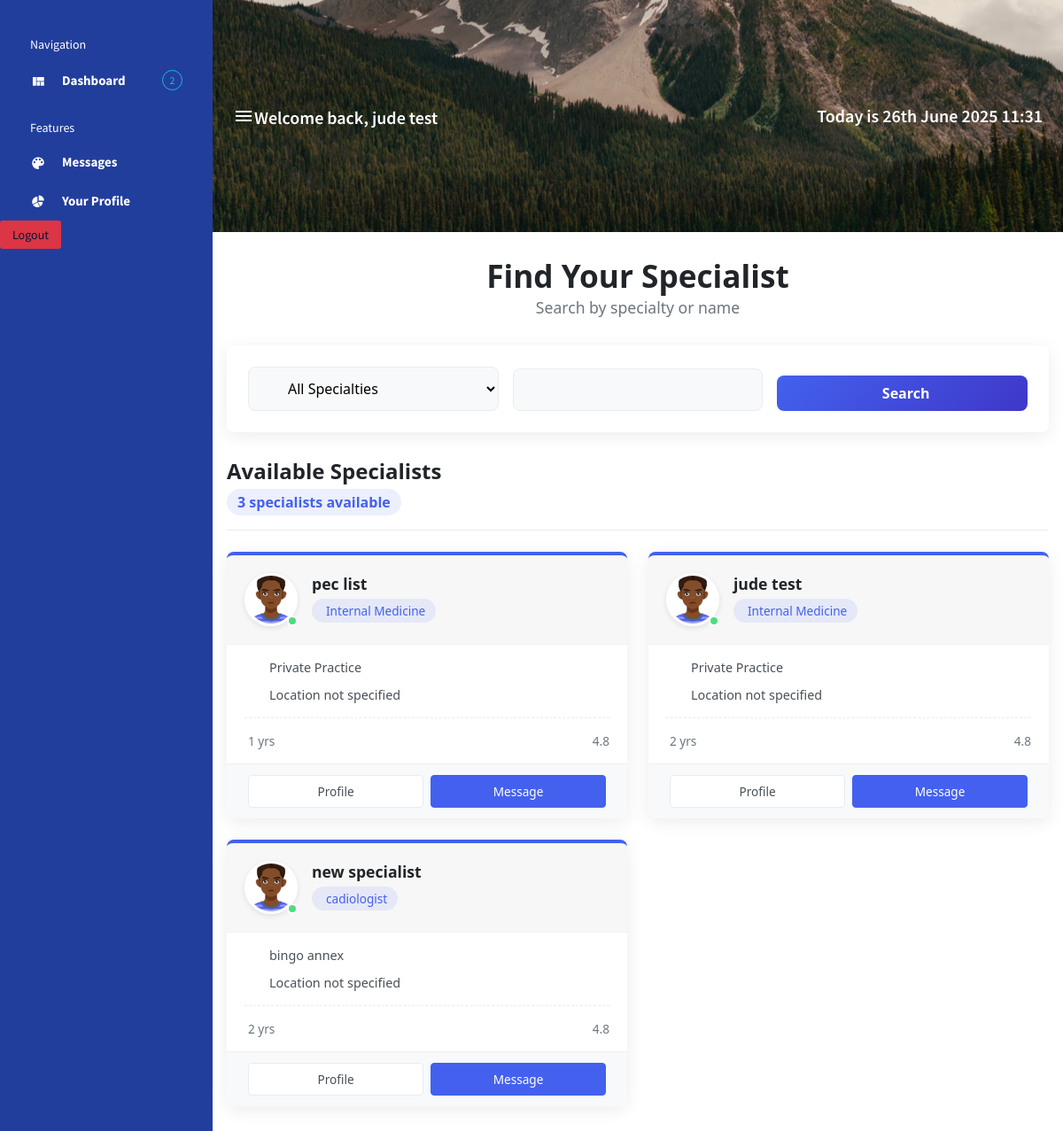
The app's page /specialists/search/ (signed in) with its own data.
### core_app/models.py (models this page shows, shortened)
class User(AbstractUser):
    username = None
    email = models.EmailField('email address', unique=True)
    phone_number = models.CharField(max_length=10)
    is_patient = models.BooleanField(default=False)
    is_specialist = models.BooleanField(default=False)
    USERNAME_FIELD = 'email'
    REQUIRED_FIELDS = ['first_name', 'last_name', 'phone_number']
    objects = UserManager()

class SpecialistProfile(models.Model):
    user = models.OneToOneField(settings.AUTH_USER_MODEL, on_delete=models.CASCADE, primary_key=True, related_name='specialist_profile')
    specialty = models.ForeignKey(Specialty, on_delete=models.SET_NULL, null=True, blank=True, related_name='specialists')
    qualifications = models.TextField(blank=True, null=True)
    experience_years = models.PositiveIntegerField(blank=True, null=True)
    consultation_fee = models.DecimalField(max_digits=10, decimal_places=2, blank=True, null=True)
    profile_picture = models.ImageField(upload_to = "specialist_profile_pic", blank=True, null=True)
    hospital = models.ForeignKey('Hospital', on_delete=models.SET_NULL, null=True, blank=True, related_name='specialists')
    specialist_id = models.CharField(max_length=20, null=True, blank=True, help_text="Required if not affiliated with a hospital"
    )

class Specialty(models.Model):
    name = models.CharField(max_length=100, unique=True)
    description = models.TextField(blank=True, null=True)
    class Meta:
        verbose_name_plural = "Specialties"
    def __str__(self):
        return self.name

class Hospital(models.Model):
    name = models.CharField(max_length=255)
    license_number = models.CharField(max_length=50, unique=True)
    address = models.TextField()
    verified = models.BooleanField(default=False)

### core_app/views.py (the view, shortened to what this page needs)
# urls.py: path("specialists/search/", SpecialistSearchView.as_view(), name="specialist_search"),
@method_decorator(login_required, name='dispatch')
class SpecialistSearchView(ListView):
    model = User
    template_name = 'specialist_search.html'
    context_object_name = 'specialists'
    paginate_by = 10  # Pagination for large result sets
    def get_queryset(self):
        form = SpecialistSearchForm(self.request.GET or None)
        queryset = User.objects.filter(is_specialist=True)
        return queryset.select_related('specialist_profile')
    def get_context_data(self, **kwargs):
        context = super().get_context_data(**kwargs)
        context['form'] = SpecialistSearchForm(self.request.GET or None)
        return context

### core_app/forms.py (shortened to what this page needs)
class SpecialistSearchForm(forms.Form):
    specialty = forms.ModelChoiceField(
        queryset=Specialty.objects.all(),
        required=False,
        empty_label="All Specialties"
    )
    name = forms.CharField(required=False)

### core_app/templates/specialist_search.html (shortened to what this page needs)
{% extends "dashboard.html" %}
{% load static %}
{% block content %}
<div class="search-container">
    <div class="search-header">
        <h1 class="search-title">Find Your Specialist</h1>
        <p class="search-subtitle">Search by specialty or name</p>
    </div>
    <div class="search-form">
        <form method="get" action="{% url 'specialist_search' %}" class="elegant-search-form">
            <div class="form-grid">
                <div class="form-group">
                    <div class="input-with-icon">
                        {{ form.specialty }}
                    </div>
                </div>
                <div class="form-group">
                    <div class="input-with-icon">
                        {{ form.name }}
                    </div>
                </div>
                <button type="submit" class="btn search-btn">
                     Search
                </button>
            </div>
        </form>
    </div>
    <div class="search-results">
        <div class="results-header">
            <h2>Available Specialists</h2>
            {% if specialists %}
                <div class="results-meta">
                    <span class="results-count">{{ page_obj.paginator.count }} specialist{{ page_obj.paginator.count|pluralize }} available</span>
                </div>
            {% endif %}
        </div>
        {% if specialists %}
            <div class="specialists-grid">
                {% for specialist in specialists %}
                    <div class="specialist-card">
                        <div class="card-header">
                            <div class="avatar-container">
                                <img src="{% static 'images\default-avatar.jpg' %}" alt="{{ specialist.get_full_name }}" class="profile-avatar">
                                <div class="online-status"></div>
                            </div>
                            <div class="specialist-info">
                                <h3>{{ specialist.get_full_name }}</h3>
                                <div class="specialty-badge">
                                    {{ specialist.specialist_profile.specialty.name|default:"General Practitioner" }}
                                </div>
                            </div>
                        </div>
                        <div class="card-body">
                            <div class="detail-row">
                                <span>{{ specialist.specialist_profile.hospital.name|default:"Private Practice" }}</span>
                            </div>
                            <div class="detail-row">
                                <span>{{ specialist.specialist_profile.location|default:"Location not specified" }}</span>
                            </div>
                            <div class="stats-row">
                                <div class="stat-item">
                                    <span>{{ specialist.specialist_profile.experience_years|default:"0" }} yrs</span>
                                </div>
                                <div class="stat-item">
                                    <span>4.8</span>
                                </div>
                            </div>
                        </div>
                        <div class="card-footer">
                            <a href="{% url 'core_app:specialist_information' %}" class="action-btn profile-btn">
                                 Profile
                            </a>
                            <a href="{% url 'compose_to_specialist' specialist.id %}" class="action-btn primary-btn">
                                 Message
                            </a>
                        </div>
                    </div>
                {% endfor %}
            </div>
        {% endif %}
    </div>
</div>
{% endblock %}

### core_app/templates/dashboard.html (shortened to what this page needs)
{% load static %}
<!DOCTYPE html>
<html lang="en">
<head>
  <link rel="stylesheet" href="{% static 'vendors/mdi/css/materialdesignicons.min.css' %}">
  <link rel="stylesheet" href="{% static 'vendors/css/vendor.bundle.base.css' %}">
  <link rel="stylesheet" href="{% static 'css/style.css' %}">
</head>
<body>
  <div class="container-scroller d-flex">
    <nav class="sidebar sidebar-offcanvas" id="sidebar">
      <ul class="nav">
        <li class="nav-item sidebar-category">
          <p>Navigation</p>
        </li>
        <li class="nav-item">
          <a class="nav-link" href="{% url 'specialist_search' %}">
            <i class="mdi mdi-view-quilt menu-icon"></i>
            <span class="menu-title">Dashboard</span>
            <div class="badge badge-info badge-pill">2</div>
          </a>
        </li>
        <li class="nav-item sidebar-category">
          <p>Features</p>
        </li>
        <li class="nav-item">
          <a class="nav-link" href="{% url 'inbox' %}" >
            <i class="mdi mdi-palette menu-icon"></i>
            <span class="menu-title">Messages</span>
          </a>
        </li>
        <li class="nav-item">
          <a class="nav-link" href="{% url 'core_app:profile' %}">
            <i class="mdi mdi-chart-pie menu-icon"></i>
            <span class="menu-title">Your Profile</span>
          </a>
        </li>
        <li class="nav-item">
          <form action="{% url 'logout' %}" method="post">
            <button class="btn bg-danger btn-sm menu-title">Logout</button>
          </form>
        </li>
      </ul>
    </nav>
    <div class="container-fluid page-body-wrapper">
      <nav class="navbar col-lg-12 col-12 px-0 py-0 py-lg-4 d-flex flex-row">
        <div class="navbar-menu-wrapper d-flex align-items-center justify-content-end">
          <button class="navbar-toggler navbar-toggler align-self-center" type="button" data-toggle="minimize">
            <span class="mdi mdi-menu"></span>
          </button>
          <h4 class="font-weight-bold mb-0 d-none d-md-block mt-1">Welcome back, {{ user.get_full_name|default:user.username }}</h4>
          <ul class="navbar-nav navbar-nav-right">
            <li class="nav-item">
              <h4 class="mb-0 font-weight-bold d-none d-xl-block">
                Today is {{ current_date }}
                {% now "jS F Y H:i" %} </h4>
            </li>
          </ul>
        </div>
      </nav>
      {% block content %}
       {% endblock content %}
    </div>
  </div>
</body>
</html>

### core_app/templates/specialist_search.html (style rules this page uses)
:root { --primary-color: #4361ee; --secondary-color: #3f37c9; --accent-color: #4895ef; --light-color: #f8f9fa; --dark-color: #212529; --success-color: #4cc9f0; --warning-color: #f72585; --border-radius: 8px; --box-shadow: 0 4px 20px rgba(0, 0, 0, 0.08); --transition: all 0.3s ease; }
.search-container { max-width: 1200px; margin: 0 auto; padding: 2rem 1rem; font-family: 'Segoe UI', Tahoma, Geneva, Verdana, sans-serif; }
.search-header { text-align: center; margin-bottom: 2rem; }
.search-title { color: var(--dark-color); font-size: 2.2rem; margin-bottom: 0.5rem; font-weight: 700; }
.search-subtitle { color: #6c757d; font-size: 1.1rem; }
.elegant-search-form { background: white; border-radius: var(--border-radius); padding: 1.5rem; box-shadow: var(--box-shadow); margin-bottom: 2rem; }
.form-grid { display: grid; grid-template-columns: repeat(auto-fit, minmax(250px, 1fr)); gap: 1rem; align-items: flex-end; }
.form-group { margin-bottom: 0; }
.input-with-icon { position: relative; }
.input-with-icon select, .input-with-icon input { width: 100%; padding: 0.75rem 1rem 0.75rem 2.5rem; border: 1px solid #e9ecef; border-radius: var(--border-radius); font-size: 1rem; transition: var(--transition); background-color: #f8f9fa; }
.search-btn { background: linear-gradient(135deg, var(--primary-color), var(--secondary-color)); color: white; border: none; padding: 0.75rem 1.5rem; border-radius: var(--border-radius); font-size: 1rem; font-weight: 600; cursor: pointer; transition: var(--transition); height: auto; display: flex; align-items: center; justify-content: center; gap: 0.5rem; }
.results-header { margin-bottom: 1.5rem; padding-bottom: 1rem; border-bottom: 1px solid #e9ecef; }
.results-header h2 { color: var(--dark-color); font-size: 1.5rem; margin-bottom: 0.5rem; }
.results-meta { display: flex; justify-content: space-between; align-items: center; }
.results-count { color: var(--primary-color); font-weight: 600; background: rgba(67, 97, 238, 0.1); padding: 0.25rem 0.75rem; border-radius: 20px; }
.specialists-grid { display: grid; grid-template-columns: repeat(auto-fill, minmax(300px, 1fr)); gap: 1.5rem; }
.specialist-card { background: white; border-radius: var(--border-radius); box-shadow: var(--box-shadow); overflow: hidden; transition: var(--transition); border-top: 4px solid var(--primary-color); }
.card-header { display: flex; padding: 1.25rem; border-bottom: 1px solid #f1f1f1; align-items: center; }
.avatar-container { position: relative; margin-right: 1rem; }
.profile-avatar { width: 60px; height: 60px; border-radius: 50%; object-fit: cover; border: 3px solid white; box-shadow: 0 2px 6px rgba(0, 0, 0, 0.1); }
.online-status { position: absolute; bottom: 0; right: 0; width: 12px; height: 12px; background-color: #4ade80; border-radius: 50%; border: 2px solid white; }
.specialist-info h3 { margin: 0 0 0.25rem 0; color: var(--dark-color); font-size: 1.1rem; }
.specialty-badge { display: inline-flex; align-items: center; gap: 0.25rem; background: rgba(67, 97, 238, 0.1); color: var(--primary-color); padding: 0.25rem 0.75rem; border-radius: 20px; font-size: 0.85rem; }
.card-body { padding: 1rem 1.25rem; }
.detail-row { display: flex; align-items: center; margin-bottom: 0.75rem; color: #495057; font-size: 0.9rem; }
.stats-row { display: flex; justify-content: space-between; margin-top: 1rem; padding-top: 1rem; border-top: 1px dashed #e9ecef; }
.stat-item { display: flex; align-items: center; gap: 0.25rem; font-size: 0.85rem; color: #6c757d; }
.card-footer { display: flex; padding: 0.75rem 1.25rem; border-top: 1px solid #f1f1f1; background: #f8f9fa; }
.action-btn { flex: 1; padding: 0.5rem; text-align: center; font-size: 0.85rem; border-radius: 4px; margin: 0 0.25rem; transition: var(--transition); text-decoration: none; }
.profile-btn { background: white; color: #495057; border: 1px solid #e9ecef; }
.primary-btn { background: var(--primary-color); color: white; border: 1px solid var(--primary-color); }

### records on screen
User: get_full_name "jude test", get_full_name (placeholder picture), specialist_profile.specialty.name "Internal Medicine", specialist_profile.hospital.name "Private Practice", specialist_profile.location "Location not specified", specialist_profile.experience_years "2"
User: get_full_name "pec list", specialist_profile.specialty.name "Internal Medicine", specialist_profile.hospital.name "Private Practice", specialist_profile.location "Location not specified", specialist_profile.experience_years "1"
User: get_full_name "new specialist", specialist_profile.specialty.name "cadiologist", specialist_profile.hospital.name "bingo annex", specialist_profile.location "Location not specified", specialist_profile.experience_years "2"

### other values on screen
{{ page_obj.paginator.count }} "3"
